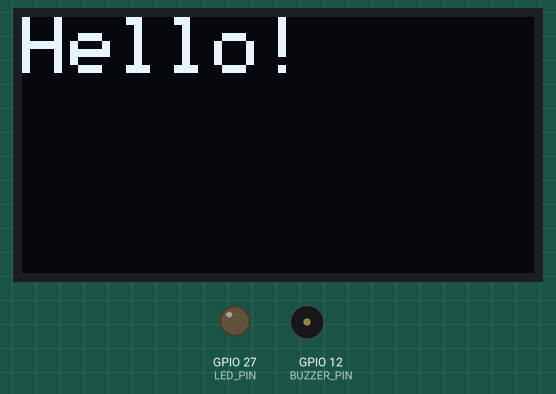
This sketch was run on a simulated ESP32. On the bench: 128×64 one-colour display, output pins drawn as LEDs (lit = HIGH), buzzer (waves = sounding). Dashed ring = blinking. What the sketch prints to the serial monitor is not drawn.

Above: at 0.1 s.
At 2.1 s:
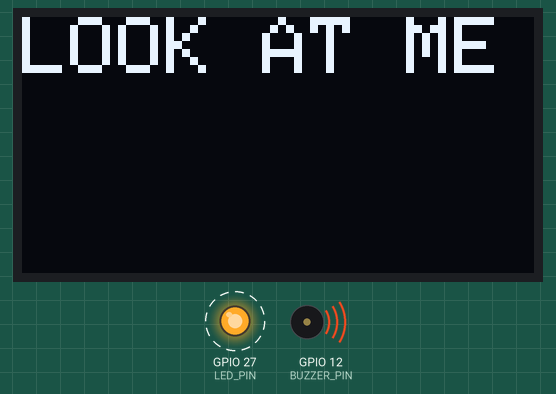
At 3.2 s:
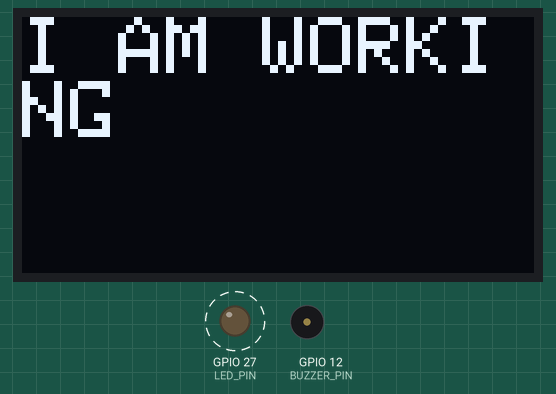
Timing chart, 0 to 130.0 s (numbered marks = the images above):
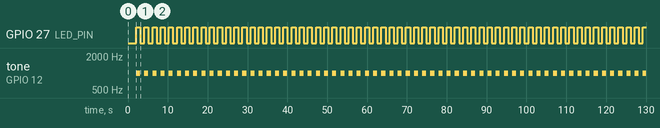

The sketch:

working_oled_and_led_and_buzzer.ino
```cpp
/*
  Combined Code for:
  - 1.3" I2C OLED (SDA: 22, SCL: 20, RST: 14)
  - LED (Pin 27)
  - Buzzer (Pin 19) - Using Arduino Core 3.0.0+ Syntax
*/

#include <Wire.h>
#include <Adafruit_GFX.h>
#include <Adafruit_SSD1306.h>

// --- PIN DEFINITIONS ---
#define OLED_SDA 22
#define OLED_SCL 20
#define OLED_RST 14
#define LED_PIN  27
// I kept Pin 19 from your original file, but you can change this to 12 if you moved the wire.
#define BUZZER_PIN 12

// --- OLED CONFIGURATION ---
#define SCREEN_WIDTH 128
#define SCREEN_HEIGHT 64
Adafruit_SSD1306 display(SCREEN_WIDTH, SCREEN_HEIGHT, &Wire, OLED_RST);

// --- BUZZER SETTINGS ---
const int TONE_FREQUENCY = 1000; // 1kHz tone
const int PWM_RESOLUTION = 8;    // 8-bit resolution (0-255)

void setup() {
  Serial.begin(115200);

  // 1. Configure LED Pin
  pinMode(LED_PIN, OUTPUT);

  // 2. Configure Buzzer (New Core 3.0.0 Syntax)
  // This replaces ledcSetup and ledcAttachPin
  // Syntax: ledcAttach(pin, frequency, resolution)
  if(!ledcAttach(BUZZER_PIN, TONE_FREQUENCY, PWM_RESOLUTION)) {
     Serial.println("Buzzer attach failed!");
  }

  // 3. Configure and start I2C for the OLED
  // We specify the pins here because they differ from the default ESP32 I2C pins
  Wire.begin(OLED_SDA, OLED_SCL);

  // 4. Initialize the OLED Display
  // Using 0x3D as requested in your original code [cite: 6]
  if (!display.begin(SSD1306_SWITCHCAPVCC, 0x3D)) {
    Serial.println(F("SSD1306 allocation failed"));
    for (;;); // Loop forever
  }

  // --- Show Initial Display ---
  display.clearDisplay();
  display.setTextSize(2);
  display.setTextColor(SSD1306_WHITE);
  display.setCursor(0, 0);
  display.println("Hello!");
  display.display();
  delay(2000);
}

void loop() {
  // --- ON STATE ---
  Serial.println("Components ON");

  // 1. LED On
  digitalWrite(LED_PIN, HIGH);

  // 2. Buzzer On (New Core 3.0.0 Syntax)
  // Sets 50% duty cycle automatically
  ledcWriteTone(BUZZER_PIN, TONE_FREQUENCY);

  // 3. Screen Update
  display.clearDisplay();
  display.setCursor(0, 0);
  display.println("LOOK AT ME");
  display.display();

  delay(1000); // Keep ON for 1 second

  // --- OFF STATE ---
  Serial.println("Components OFF");

  // 1. LED Off
  digitalWrite(LED_PIN, LOW);

  // 2. Buzzer Off
  // To turn off, write duty cycle 0
  ledcWrite(BUZZER_PIN, 0);

  // 3. Screen Update
  display.clearDisplay();
  display.setCursor(0, 0);
  display.println("I AM WORKING");
  display.display();

  delay(1000); // Keep OFF for 1 second
}
```

Measured:
- by itself, GPIO 27 (LED_PIN): alternates HIGH for 1.0 s and LOW for 1.0 s
- by itself, tone on GPIO 12 (BUZZER_PIN): alternates 1000 Hz for 1.0 s and silent for 1.0 s
- what the display in image 1 shows lasts 1.0 s, from 2.1 s to 3.1 s
